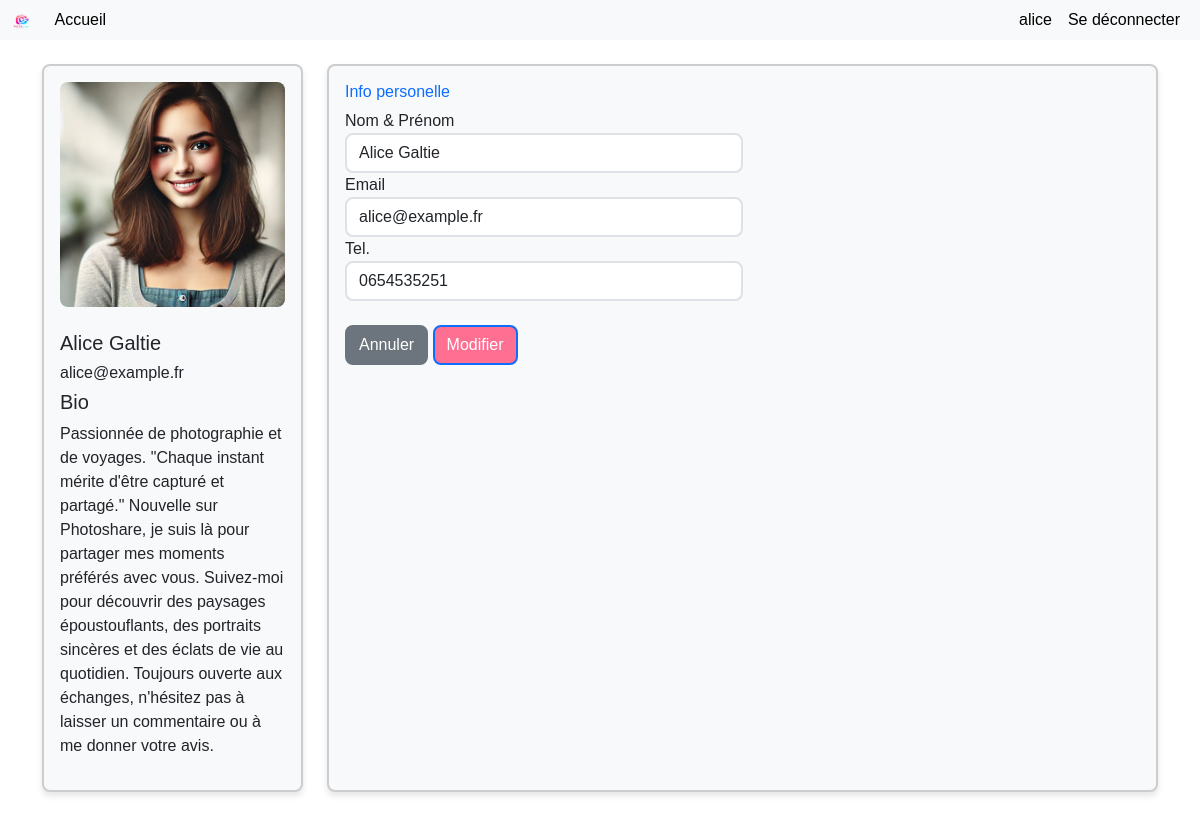
Screenshot of /index.php?action=index&entity=profile (signed in) with the database file from the repository.
### tables this page shows
CREATE TABLE `users` (
  `id` int(11) NOT NULL,
  `username` varchar(255) NOT NULL,
  `email` varchar(255) NOT NULL,
  `password` varchar(255) NOT NULL,
  `nom_prenom` varchar(255) DEFAULT NULL,
  `tel` varchar(255) DEFAULT NULL,
  `bio` text,
  `picture` varchar(255) DEFAULT NULL
);

### core/Controller.php (called while the page is built)
<?php
class Controller {
    function render( $view, $data = array() ) {
        extract($data);
        require_once __DIR__ . "/../views/" . $view ."View.php";
    }
}

### controllers/profileController.php (called while the page is built, shortened)
<?php
require_once __DIR__ . '/../core/Controller.php';
require_once __DIR__ . '/../models/UserModel.php';
class ProfileController extends Controller{
    function index() {
        $user_id = $_SESSION['user']['id'];
        $userModel = new UserModel();
        $user = $userModel->getUserById($user_id);
        $this->render('profile', ['user' => $user]);
    }
}

### public/index.php (called while the page is built, shortened)
<?php
    $dispatcher = new Dispatcher();
    $dispatcher->dispatch();
?>

### models/UserModel.php (called while the page is built, shortened)
<?php
class UserModel extends Model{
    function getUserById($user_id) {
        $bdd = $this->pdo;
        $req = $bdd->prepare("SELECT * FROM users WHERE id = ?");
        $res = $req->execute([$user_id]);
        $user = $req->fetch(PDO::FETCH_ASSOC);
        return $user;
    }
}

### views/profileView.php (the view, shortened to what this page needs)
<?php
include __DIR__ . '/partials/header.php';
?>
<?php if(isset($user)) : ?>
<div class="container my-4">
<div class="row gutters">
<div class="col-xl-3 col-lg-3 col-md-12 col-sm-12 col-12">
<div class="card h-100">
	<div class="card-body">
		<div class="account-settings">
			<div class="user-profile">
				<div class="user-avatar mb-4">
                    <?php if($user['picture'] != '') : ?>
					    <img src="../assets/img/users/<?php echo $user['picture'] ?>" alt="Maxwell Admin" width="100%">
                    <?php endif; ?>
				</div>
                <?php if($user['nom_prenom'] != '') : ?>
				    <h5 class="user-name"><?php echo $user['nom_prenom'] ?></h5>
                <?php else : ?>
                    <h5 class="user-name"><?php echo $user['username'] ?></h5>
                <?php endif; ?>
				<h6 class="user-email"><?php echo $user['email'] ?></h6>
			</div>
			<div class="about">
				<h5>Bio</h5>
                <?php if($user['bio'] != '') : ?>
				    <p><?php echo $user['bio'] ?></p>
                <?php endif; ?>
			</div>
		</div>
	</div>
</div>
</div>
<div class="col-xl-9 col-lg-9 col-md-12 col-sm-12 col-12">
<div class="card h-100">
	<div class="card-body">
		<div class="row gutters">
			<div class="col-xl-12 col-lg-12 col-md-12 col-sm-12 col-12">
				<h6 class="mb-2 text-primary">Info personelle</h6>
			</div>
            <form action="?action=index&entity=profile" method="post">
                <div class="col-xl-6 col-lg-6 col-md-6 col-sm-6 col-12">
                    <div class="form-group">
                        <label for="fullName">Nom & Prénom</label>
                        <input type="text" class="form-control" id="fullName" placeholder="Nom prénom" name="nompre" value="<?php echo $user['nom_prenom'] ?? '' ?>">
                    </div>
                </div>
                <div class="col-xl-6 col-lg-6 col-md-6 col-sm-6 col-12">
                    <div class="form-group">
                        <label for="eMail">Email</label>
                        <input type="email" class="form-control" id="eMail" placeholder="Email" name="email" value="<?php echo $user['email']; ?>">
                    </div>
                </div>
                <div class="col-xl-6 col-lg-6 col-md-6 col-sm-6 col-12">
                    <div class="form-group">
                        <label for="phone">Tel.</label>
                        <input type="text" class="form-control" id="phone" placeholder="Tel." name="tel" value="<?php echo $user['tel'] ?? '' ?>">
                    </div>
                </div>
            </div>
            <div class="row gutters mt-4">
                <div class="col-xl-12 col-lg-12 col-md-12 col-sm-12 col-12">
                    <div class="text-right">
                        <button type="reset" id="submit" name="reset" class="btn btn-secondary">Annuler</button>
                        <button type="submit" id="submit" name="edit" class="btn btn-primary">Modifier</button>
                    </div>
                </div>
            </div>
	</div>
</div>
</div>
</div>
</div>
<?php endif; ?>
<?php
include __DIR__ . '/partials/footer.php';
?>

### assets/css/style.css (style rules this page uses)
:root { --bs-primary: #ff6f91; --bs-secondary: #6c757d; --bs-success: #28a745; --bs-info: #17a2b8; --bs-warning: #ffcc00; --bs-danger: #dc3545; --bs-light: #f8f9fa; --bs-dark: #1c1c1c; --bs-font-sans-serif: 'Poppins', sans-serif; --bs-font-monospace: 'Courier New', monospace; --bs-font-size-base: 1.125rem; --bs-font-weight-base: 400; --bs-border-width: 2px; --bs-border-radius: 0.5rem; --bs-spacer: 1.5rem; --bs-btn-primary-bg: #ff6f91; --bs-btn-primary-color: #ffffff; --bs-btn-secondary-bg: #6c757d; --bs-btn-secondary-color: #ffffff; --bs-btn-font-weight: 500; --bs-btn-border-radius: 0.5rem; --bs-img-thumbnail-border-color: #dee2e6; --bs-navbar-light-bg: #ffffff; --bs-navbar-light-color: #000000; }
button.btn-primary { background-color: var(--bs-btn-primary-bg); color: var(--bs-btn-primary-color); border-radius: var(--bs-btn-border-radius); font-weight: var(--bs-btn-font-weight); transition: all 0.3s ease; }
button.btn-secondary { background-color: var(--bs-btn-secondary-bg); color: var(--bs-btn-secondary-color); border-radius: var(--bs-btn-border-radius); font-weight: var(--bs-btn-font-weight); }
.card { background-color: var(--bs-light); border-radius: var(--bs-border-radius); box-shadow: 0 4px 6px rgba(0, 0, 0, 0.1); transition: transform 0.3s ease, box-shadow 0.3s ease; }
img { border-radius: var(--bs-border-radius); }

### rows the page displays
users: picture (picture), nom_prenom "Alice Galtie", email "alice@example.fr", bio "Passionnée de photographie et de voyages. \"Chaque instant mérite d'être capturé et partagé.\" Nouvelle sur Photoshare, je suis là pour partager mes moments préférés avec vous. Suivez-moi pour découvrir des paysages époustouflants, des portraits sincères et des éclats de vie au quotidien. Toujours ouverte aux échanges, n'hésitez pas à laisser un commentaire ou à me donner votre avis.", nompre "Alice Galtie", tel "0654535251"

### other values shown
$_SESSION['user']['username'] "alice"
